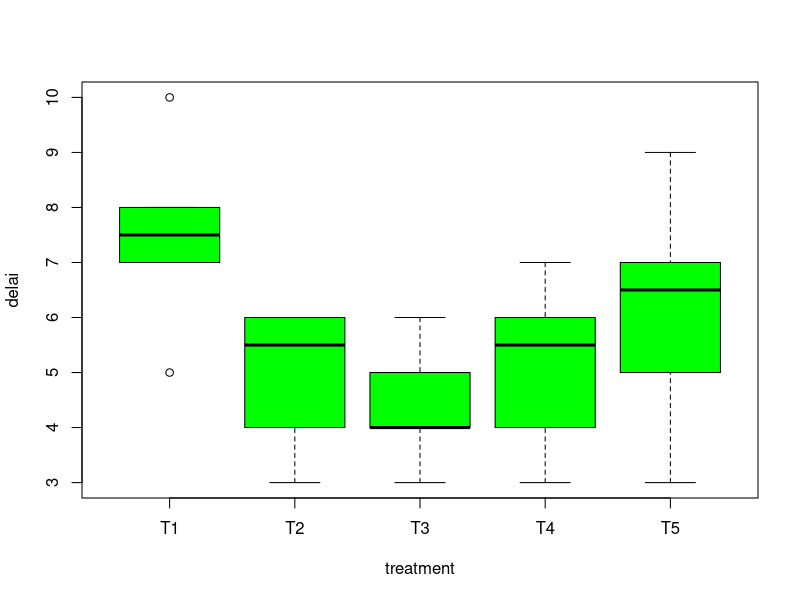
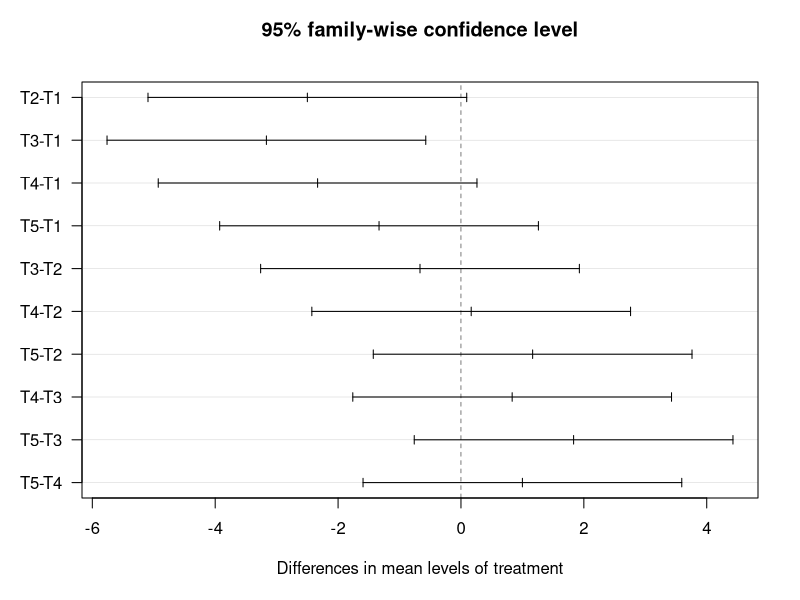

R code for these plots, in order:
# Title     : TODO
# Objective : TODO
# Created by: carloscaro
# Created on: 2020-06-08

X = data.frame(T1=c(5,8,7,7,10,8), T2=c(4,6,6,3,5,6),
               T3=c(6,4,4,5,4,3),T4=c(7,4,6,6,3,5),
               T5=c(9,3,5,7,7,6))

delai <- stack(X)$values # This is the response
# Transpose of Y, the big vector

treatment <- factor(rep(c('T1','T2','T3','T4','T5'),each=6))
# ^ that's the factor
# shortcut to write Tn:
# paste('T',1:5,sep='') .... useful if we have to write many numbers
boxplot(delai~treatment,col='green')

# Because we have a very small data set, we are accepting H0 and
# not doing the test for variance and Gaussian
myaov = aov(delai~treatment)
summary(myaov)
# based on the p-value=1%, we take H1 and we conclude that there is an
# influence

model <- lm(delai~treatment)
summary(model)
# Once we see the coefficients, it is important to compare the levels
# in pairs to see whether they are related or not

# Comparing all the factors
library(gmodels)
cmat <- rbind(":2 versus 3"=c(0,1,-1,0,0))
fit.contrast(myaov,treatment,cmat)
# the output shows a big p-value so we accept H0
# this means that T2 and T3 are considered equals

# In theory, we should perform this test for every combination
# but it would take a lot of time.
# Here is how to make it collectively:
pairwise.t.test(delai,treatment,p.adjust="bonf")
# the output shows "t tests wit pooled SD" which means that for
# level, the variances are equal
# For example, we can conclude that T3 and T1 have different effects
# because their p-value is 1.4% so we accepted H1

# Checking if 0 is inside
TukeyHSD(myaov)
par(las=1)
plot(TukeyHSD(myaov))
# This shows the difference among all pairs and we see that
# between T1 and T3, the difference doesnt include 0 which
# explains why they are different (we can also see why other facors
#  are considered the same)
# we can change the confidence level by using the parameter:
# conf.level
